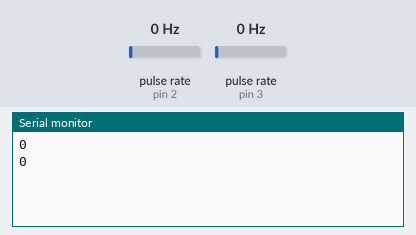
The sketch below on a simulated Arduino Uno, built with avr-gcc and run on an emulated ATmega328P. On the bench: the last lines printed to the serial monitor. Wiring (inferred from the names in the program): 2 × pulse sensor: data pin 2 / data pin 3. The test bench sets the inputs (shaded band); at power-on: pulse rate (sensors on pin 2, pin 3) 0 Hz.

Above: at 1.2 s.
1.3 s: pulse rate (sensor on pin 2) set to 4 Hz
At 2.6 s:
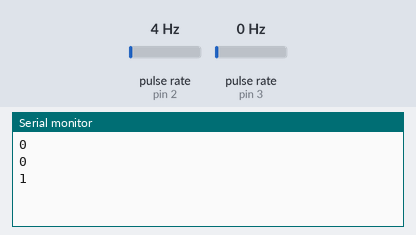
2.8 s: pulse rate (sensor on pin 3) set to 50 Hz
At 3.8 s:
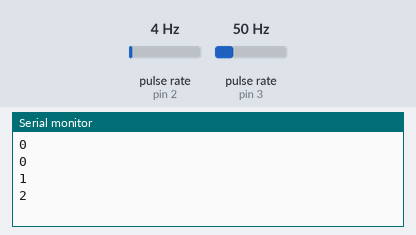
4.3 s: pulse rate (sensor on pin 2) set to 150 Hz
At 5.6 s:
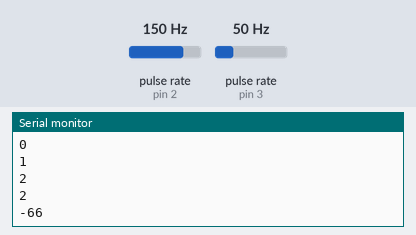
5.8 s: pulse rate (sensor on pin 3) set to 4 Hz
At 6.4 s:
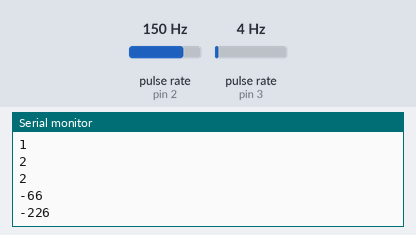
Timing chart, 0 to 8.3 s (numbered marks = the images above; inputs shaded):
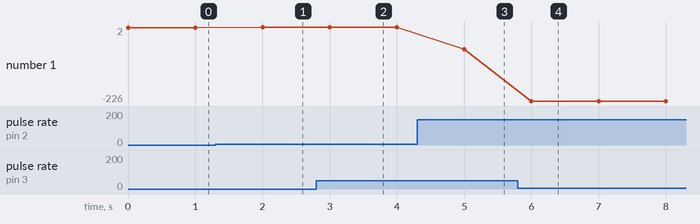

Measured:
- after the input at 1.3 s, the serial monitor: prints a new line after 0.70 s (image 1)
- after the input at 2.8 s, the serial monitor: prints a new line after 0.20 s (image 2)
- after the input at 4.3 s, the serial monitor: prints a new line after 0.70 s (image 3)
- after the input at 5.8 s, the serial monitor: prints a new line after 0.20 s (image 4)
- plotted number 1: 0 → 1 after the input at 1.3 s, 1 → 2 after the input at 2.8 s, 2 → -66 after the input at 4.3 s, -66 → -226 after the input at 5.8 s

The sketch:

sekundaerLuft.ino
```cpp
/*
Arduino slave 0x33, der maaler aabningen af sekundaer luft spjaeldet
Der sendes en vaerdi til masteren mellem 0 og 100.

Register:
registerMap[0] er aabningen af spjeldet i procent af fuldt aabent.

From bildr article: http://bildr.org/2012/08/rotary-encoder-arduino/

Joergen Friis 12.12.2017
*/

#include <Wire.h>
#define Slave_ADDRESS 0x33
#define REG_MAP_SIZE 1
#define MAX_SEND_BYTES 1

int encoderPin1 = 2;  //det skal vaere interrupt PIN nr 2 og 3
int encoderPin2 = 3;

volatile int lastEncoded = 0;
volatile long encoderValue = 0;

long lastencoderValue = 0;

int lastMSB = 0;
int lastLSB = 0;

byte registerMap[REG_MAP_SIZE];
int encoderMax = 600;  // Den eksperimentelt bestemte maksimale vaerdi for encoderen.
int aabning = 0;

void setup() {
Serial.begin (9600);

Wire.begin(Slave_ADDRESS);
Wire.onRequest(requestEvent);

registerMap[0] = 0;

pinMode(encoderPin1, INPUT);
pinMode(encoderPin2, INPUT);

digitalWrite(encoderPin1, HIGH); //turn pullup resistor on
digitalWrite(encoderPin2, HIGH); //turn pullup resistor on

//call updateEncoder() when any high/low changed seen
//on interrupt 0 (pin 2), or interrupt 1 (pin 3)
attachInterrupt(0, updateEncoder, CHANGE);
attachInterrupt(1, updateEncoder, CHANGE);

}

void loop()
{
  aabning = map(encoderValue, 0,encoderMax,0,100);
  registerMap[0] = aabning;

  Serial.println(encoderValue);
  delay(1000); //just here to slow down the output, and show it will work even during a delay
}

void updateEncoder()
{
  int MSB = digitalRead(encoderPin1); //MSB = most significant bit
  int LSB = digitalRead(encoderPin2); //LSB = least significant bit

  int encoded = (MSB << 1) |LSB; //converting the 2 pin value to single number
  int sum = (lastEncoded << 2) | encoded; //adding it to the previous encoded value
  if(sum == 0b1101 || sum == 0b0100 || sum == 0b0010 || sum == 0b1011) encoderValue ++;
  if(sum == 0b1110 || sum == 0b0111 || sum == 0b0001 || sum == 0b1000) encoderValue --;
  lastEncoded = encoded; //store this value for next time
}

void requestEvent()
{
 byte buffer[1];
 buffer[0] = registerMap[0];
 Wire.write(buffer,1);
}
```
